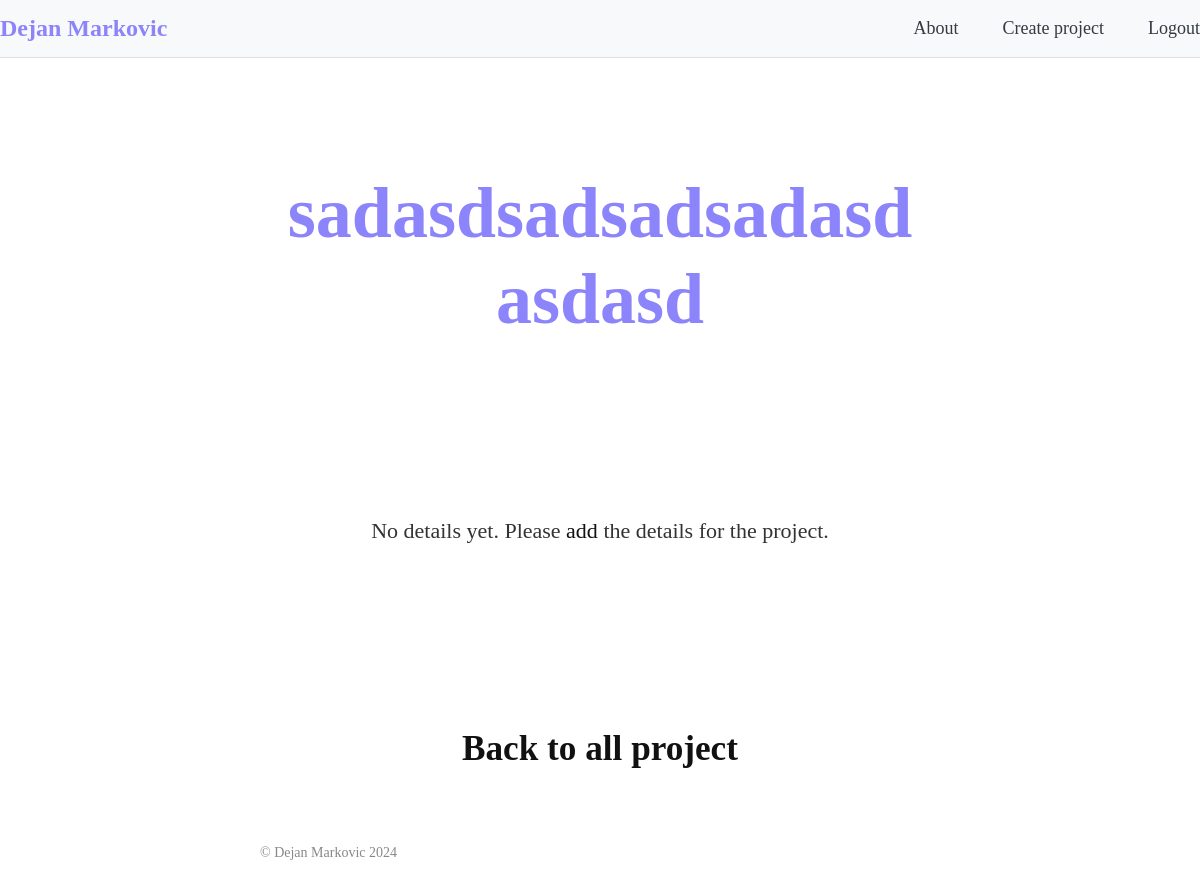
Page /project/16/ (signed in) on the earlier database version.
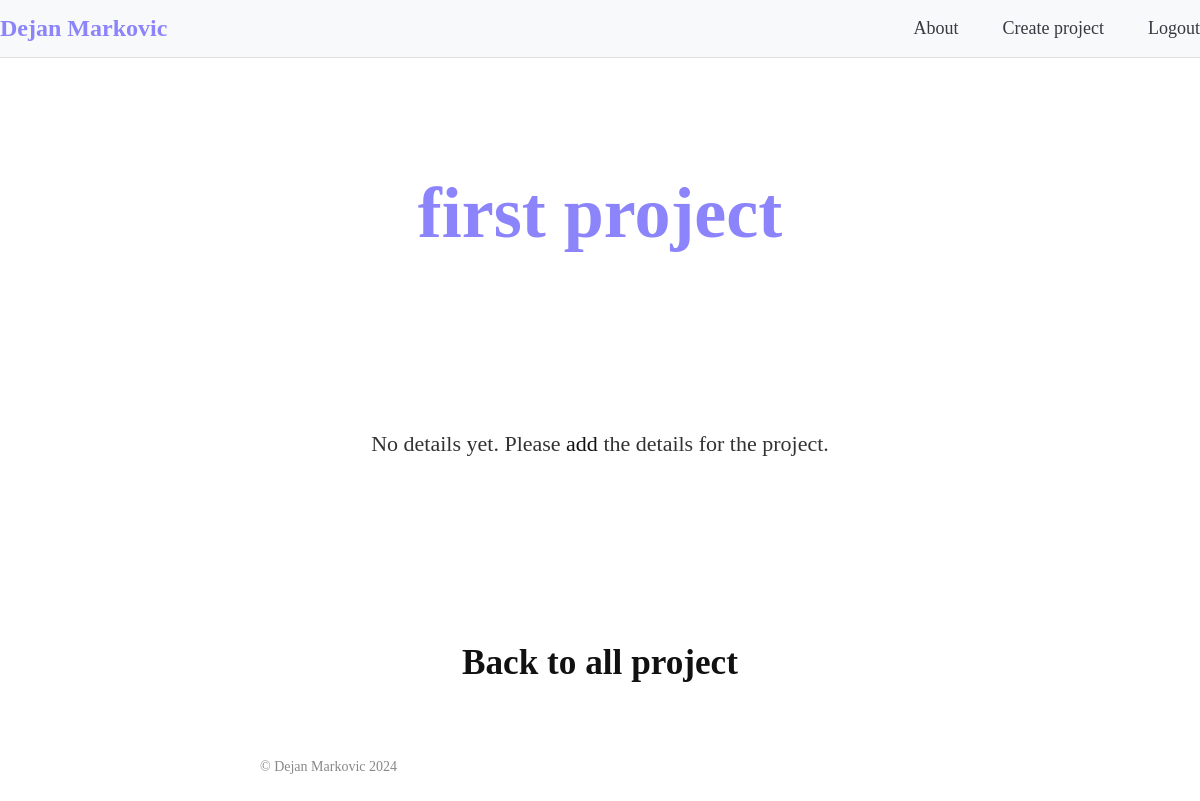
Same page on the later database version.
### portfolio_app/models.py (models this page shows, shortened)
class ProjectModel(models.Model):
    image = models.ImageField(upload_to='portfolio_app/media/')
    title = models.CharField(max_length=255)
    short_name = models.CharField(max_length=50)
    slug = models.SlugField(max_length=255, unique=True, blank=True)
    created_at = models.DateTimeField(auto_now_add=True)

### portfolio_app/views.py (the view, shortened to what this page needs)
# urls.py: path('project/<int:project_id>/', views.project_detail_view, name='project_detail'),
def project_detail_view(request, project_id):
    project = get_object_or_404(ProjectModel, id=project_id)
    project_details = project.details.all()
    context = {
        'project': project,
        'project_details': project_details,
        'no_details': len(project_details) == 0,
        'page_title': 'Project Detail',
    }
    return render(request, 'portfolio_app/project_detail.html', context)

### portfolio_app/templates/portfolio_app/project_detail.html (shortened to what this page needs)
{% extends 'base.html' %}
{% block content %}
<div class="toast-container position-fixed top-0 end-0 p-3">
  </div>
<div id = "project_details">
<div style = "text-align: center; padding: 16vh 0 1vh 0" class="work-page slide delay01">
    <div class="work-page-content">
        <h1>{{ project.title }}</h1>
    </div>
</div>
{% if no_details %}
    <div class="about-me slide delay03">
        <div style = "text-align: center;" class="description">
			{% if user.is_authenticated %}
			<p>No details yet. Please <a href="{% url 'add_project_detail' project.id %}" style = "padding-top: 0px; display: inline-block;">add</a> the details for the project.</p>
			{% else %}
			<p>No details yet.</p>
			{% endif %}
        </div>
    </div>
    <div style = "margin: 4vh auto 4vh auto;" class="back-to-projects">
		<a href="{% url 'portfolio_page' %}">Back to all project </a>
	</div>
{% endif %}
<link rel="stylesheet" href="https://cdnjs.cloudflare.com/ajax/libs/prism/1.28.0/themes/prism-tomorrow.min.css">
<link rel="stylesheet" href="https://cdnjs.cloudflare.com/ajax/libs/highlight.js/11.7.0/styles/night-owl.min.css">
<link rel="stylesheet" href="//code.jquery.com/ui/1.13.2/themes/base/jquery-ui.css">
{% endblock %}

Differences in the rows shown:
changed ProjectModel: title "sadasdsadsadsadasdasdasd" → "first project"
